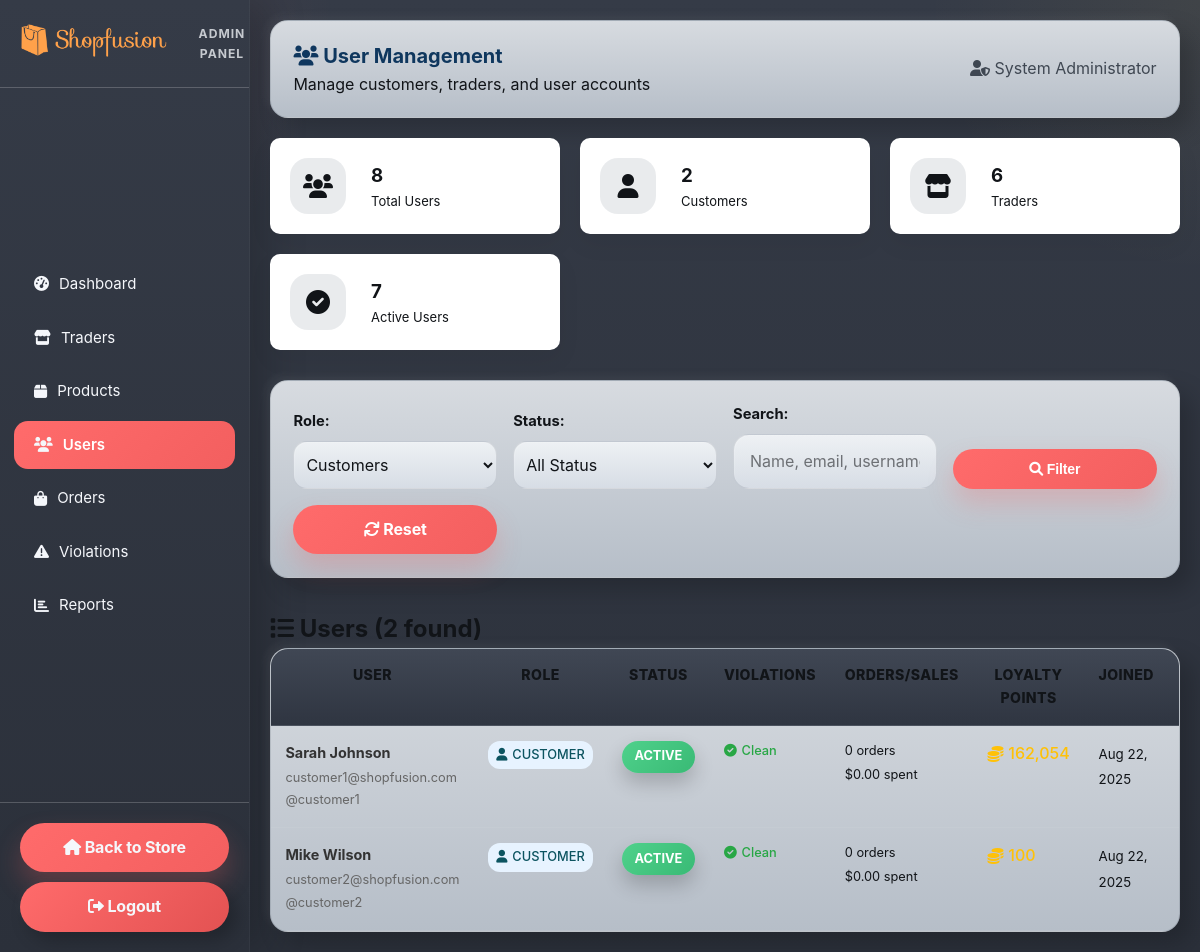
The page /admin/users.php?role=customer (signed in) on the database as committed earlier.
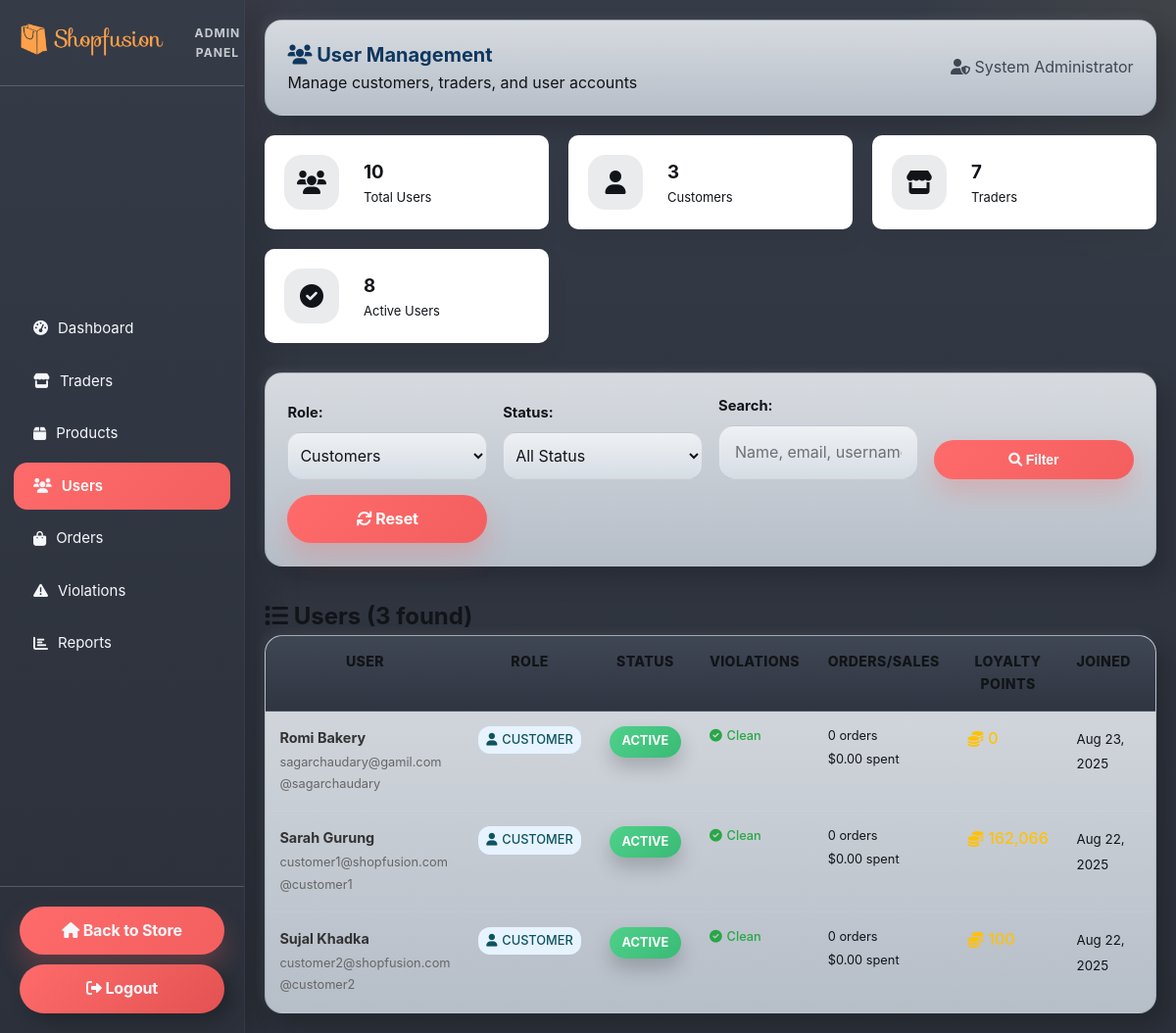
The same page on the database as committed later.
### tables this page shows
CREATE TABLE `users` (
  `user_id` int(11) NOT NULL,
  `username` varchar(50) NOT NULL,
  `email` varchar(100) NOT NULL,
  `password` varchar(255) NOT NULL,
  `full_name` varchar(100) NOT NULL,
  `phone` varchar(20) DEFAULT NULL,
  `address` text DEFAULT NULL,
  `role` enum('admin','trader','customer') NOT NULL,
  `status` enum('active','pending','disabled') DEFAULT 'active',
  `violation_count` int(11) DEFAULT 0,
  `loyalty_points` int(11) DEFAULT 0,
  `created_at` timestamp NOT NULL DEFAULT current_timestamp(),
  `updated_at` timestamp NOT NULL DEFAULT current_timestamp() ON UPDATE current_timestamp()
);

### includes/functions.php (called while the page is built, shortened)
<?php
function formatPrice($price) {
    return '$' . number_format($price, 2);
}
function formatDate($date) {
    return date('M j, Y', strtotime($date));
}
?>

### admin/users.php (the view, shortened to what the changed rows need)
<?php
require_once '../includes/functions.php';
$roleFilter = $_GET['role'] ?? 'all';
$whereConditions = ["role != 'admin'"];
$params = [];
if ($roleFilter !== 'all') {
    $whereConditions[] = "role = ?";
    $params[] = $roleFilter;
}
$whereClause = 'WHERE ' . implode(' AND ', $whereConditions);
try {
    $stmt = $pdo->prepare("
        SELECT u.*, s.shop_name,
               (SELECT COUNT(*) FROM orders WHERE customer_id = u.user_id AND payment_status = 'completed') as total_orders,
               (SELECT SUM(total_amount) FROM orders WHERE customer_id = u.user_id AND payment_status = 'completed') as total_spent
        FROM users u
        LEFT JOIN shops s ON u.user_id = s.trader_id
        $whereClause
        ORDER BY u.created_at DESC
        LIMIT 100
    ");
    $stmt->execute($params);
    $users = $stmt->fetchAll();
    $stmt = $pdo->prepare("
        SELECT
            COUNT(*) as total_users,
            SUM(CASE WHEN role = 'customer' THEN 1 ELSE 0 END) as total_customers,
            SUM(CASE WHEN role = 'trader' THEN 1 ELSE 0 END) as total_traders,
            SUM(CASE WHEN status = 'active' THEN 1 ELSE 0 END) as active_users,
            SUM(CASE WHEN status = 'disabled' THEN 1 ELSE 0 END) as disabled_users,
            SUM(CASE WHEN status = 'pending' THEN 1 ELSE 0 END) as pending_users
        FROM users
        WHERE role != 'admin'
    ");
    $stmt->execute();
    $stats = $stmt->fetch();
} catch (PDOException $e) {
    $error = "Failed to load users: " . $e->getMessage();
    $users = [];
    $stats = ['total_users' => 0, 'total_customers' => 0, 'total_traders' => 0, 'active_users' => 0, 'disabled_users' => 0, 'pending_users' => 0];
}
?>
<!DOCTYPE html>
<html lang="en">
<head>
    <link rel="stylesheet" href="../css/style.css">
    <link rel="stylesheet" href="../css/theme.css">
    <link href="https://cdnjs.cloudflare.com/ajax/libs/font-awesome/6.0.0/css/all.min.css" rel="stylesheet">
</head>
<body class="admin-layout">
    <nav class="admin-sidebar">
        <div class="sidebar-header">
            <div class="logo">
                <h2>Shopfusion</h2>
            </div>
        </div>
    </nav>
    <main class="admin-main">
        <div class="admin-topbar">
            <div class="topbar-left">
                <h1><i class="fas fa-users"></i> User Management</h1>
            </div>
        </div>
        <div class="admin-content">
            <div class="stats-grid">
                <div class="stat-card">
                    <div class="stat-details">
                        <h3><?php echo number_format($stats['total_users']); ?></h3>
                        <p>Total Users</p>
                    </div>
                </div>
                <div class="stat-card">
                    <div class="stat-details">
                        <h3><?php echo number_format($stats['total_customers']); ?></h3>
                        <p>Customers</p>
                    </div>
                </div>
                <div class="stat-card">
                    <div class="stat-details">
                        <h3><?php echo number_format($stats['total_traders']); ?></h3>
                        <p>Traders</p>
                    </div>
                </div>
                <div class="stat-card">
                    <div class="stat-details">
                        <h3><?php echo number_format($stats['active_users']); ?></h3>
                        <p>Active Users</p>
                    </div>
                </div>
            </div>
            <div class="table-section">
                <div class="table-header">
                    <h2><i class="fas fa-list"></i> Users (<?php echo count($users); ?> found)</h2>
                </div>
                <?php if (empty($users)): ?>
                    <div class="empty-state">
                        <div class="empty-icon">
                            <i class="fas fa-users"></i>
                        </div>
                        <h3>No Users Found</h3>
                        <p>No users match your current filters.</p>
                    </div>
                <?php else: ?>
                    <div class="table-responsive">
                        <table class="data-table">
                            <thead>
                                <tr>
                                    <th>User</th>
                                    <th>Role</th>
                                    <th>Status</th>
                                    <th>Violations</th>
                                    <th>Orders/Sales</th>
                                    <th>Loyalty Points</th>
                                    <th>Joined</th>
                                    <th>Actions</th>
                                </tr>
                            </thead>
                            <tbody>
                                <?php foreach ($users as $user): ?>
                                    <tr>
                                        <td>
                                            <div class="user-info">
                                                <div class="user-details">
                                                    <h4><?php echo htmlspecialchars($user['full_name']); ?></h4>
                                                    <small><?php echo htmlspecialchars($user['email']); ?></small>
                                                    <small>@<?php echo htmlspecialchars($user['username']); ?></small>
                                                </div>
                                            </div>
                                        </td>
                                        <td>
                                            <span class="role-badge role-<?php echo $user['role']; ?>">
                                                <i class="fas fa-<?php echo $user['role'] === 'trader' ? 'store' : 'user'; ?>"></i>
                                                <?php echo ucfirst($user['role']); ?>
                                            </span>
                                        </td>
                                        <td>
                                            <span class="status-badge status-<?php echo $user['status']; ?>">
                                                <?php echo ucfirst($user['status']); ?>
                                            </span>
                                        </td>
                                        <td>
                                            <?php if ($user['violation_count'] > 0): ?>
                                                <span class="violation-count high">
                                                    <i class="fas fa-exclamation-triangle"></i>
                                                    <?php echo $user['violation_count']; ?>
                                                </span>
                                            <?php else: ?>
                                                <span class="violation-count clean">
                                                    <i class="fas fa-check-circle"></i>
                                                    Clean
                                                </span>
                                            <?php endif; ?>
                                        </td>
                                        <td>
                                            <?php if ($user['role'] === 'customer'): ?>
                                                <div class="customer-stats">
                                                    <div><?php echo number_format($user['total_orders']); ?> orders</div>
                                                    <div><?php echo formatPrice($user['total_spent'] ?? 0); ?> spent</div>
                                                </div>
                                            <?php else: ?>
                                                <span class="text-muted">N/A</span>
                                            <?php endif; ?>
                                        </td>
                                        <td>
                                            <span class="loyalty-points">
                                                <i class="fas fa-coins"></i>
                                                <?php echo number_format($user['loyalty_points']); ?>
                                            </span>
                                        </td>
                                        <td>
                                            <small><?php echo formatDate($user['created_at']); ?></small>
                                        </td>
                                        <td>
                                        </td>
                                    </tr>
                                <?php endforeach; ?>
                            </tbody>
                        </table>
                    </div>
                <?php endif; ?>
            </div>
        </div>
    </main>
    <link rel='stylesheet' href='../css/theme-refresh.css'>
</body>
</html>

Rows that differ between the two databases and show on the page:
added users: full_name "Romi Bakery", email "sagarchaudary@gamil.com", username "sagarchaudary", role "CUSTOMER", status "ACTIVE", violation_count 0 (drawn), total_orders "0", total_spent "$0.00", loyalty_points "0", created_at "Aug 23, 2025"
changed users "customer1@shopfusion.com": full_name "Sarah Johnson" → "Sarah Gurung"
changed users "customer2@shopfusion.com": full_name "Mike Wilson" → "Sujal Khadka"
Other text that changed with them:
$stats['total_users']: "8" → "10"
$stats['total_customers']: "2" → "3"
$stats['total_traders']: "6" → "7"
$stats['active_users']: "7" → "8"
count($users): "2" → "3"
